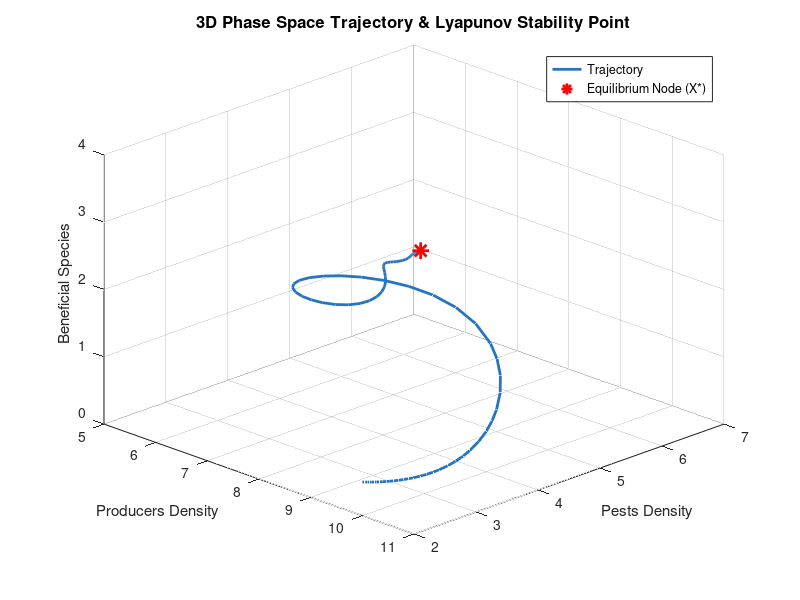

MATLAB code to generate this figure: (Note: this script raises an error after producing the figure.)
%% Adaptive Dynamic System Stability & Sensitivity Analysis
%  Applied Context: Jacobian Linearization & Eigenvalue Stability Analysis
%  Target Domain: Control Systems, Network Stability, Dynamic Equilibrium

clear; clc; close all;

% --- 1. System Parameter Setup ---
% Intrinsic growth rates vector r
r = [0.8; -0.3; -0.15];

% Interaction matrix A (Coupling coefficients)
A = [-0.05, -0.10,  0.00;
      0.08, -0.02, -0.12;
      0.00,  0.06, -0.01];

% --- 2. Equilibrium State & Jacobian Evaluation ---
% Solve for non-zero equilibrium point: X* = -inv(A) * r
X_star = -A \ r;

fprintf('--- Dynamic System Equilibrium Analysis ---\n');
disp('Equilibrium Vector X*:');
disp(X_star);

% Compute Jacobian Matrix J at Equilibrium X*: J_ij = X_i* * A_ij
J = zeros(3, 3);
for i = 1:3
    for j = 1:3
        J(i, j) = X_star(i) * A(i, j);
    end
end

% Compute Eigenvalues for Lyapunov Stability
eigenvalues = eig(J);
disp('System Eigenvalues at Equilibrium:');
disp(eigenvalues);

% --- 3. Plot State Space & Phase Portrait ---
figure('Color', [1 1 1], 'Position', [100, 100, 750, 550]);
tspan = [0 50];
x0 = [10.0; 2.0; 0.5];

% Solve ODE using ode45 (Runge-Kutta 4th/5th Order)
[t, X] = ode45(@(t, x) x .* (r + A * x), tspan, x0);

plot3(X(:,1), X(:,2), X(:,3), 'LineWidth', 2, 'Color', [0.15, 0.45, 0.75]);
grid on; hold on;
plot3(X_star(1), X_star(2), X_star(3), 'r*', 'MarkerSize', 12, 'LineWidth', 2);

xlabel('Producers Density');
ylabel('Pests Density');
zlabel('Beneficial Species');
title('3D Phase Space Trajectory & Lyapunov Stability Point', 'FontSize', 12);
legend('Trajectory', 'Equilibrium Node (X*)', 'Location', 'northeast');
view(45, 30);

% --- 4. Dynamic Path Auto-Save (Fix Path Issue) ---
% Get script root directory and construct absolute path to /figures
script_dir = fileparts(mfilename('fullpath'));
project_root = fullfile(script_dir, '..', '..');
output_dir = fullfile(project_root, 'figures');

if ~exist(output_dir, 'dir')
    mkdir(output_dir);
end

target_file = fullfile(output_dir, 'matlab_phase_portrait.png');
saveas(gcf, target_file);
fprintf('[Success] MATLAB Phase Portrait saved to: %s\n', target_file);
